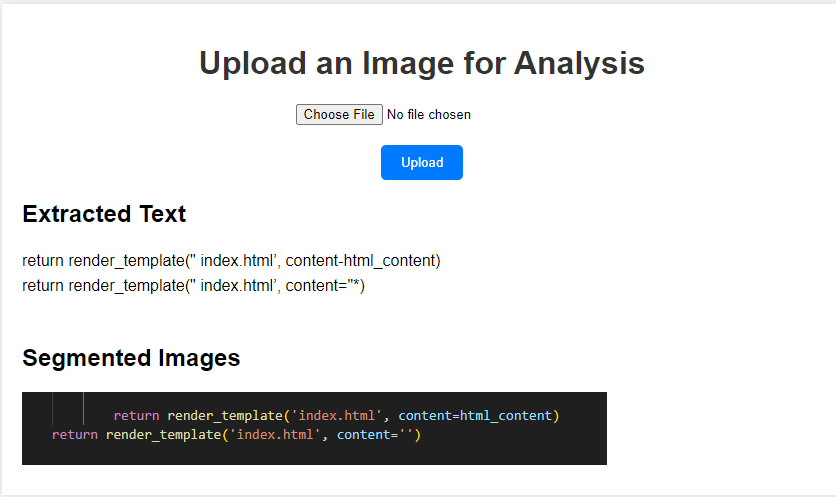
#> input picture Image_analysis_project/report/images/example.png, 836 x 497 px
$ python -i text_extraction.py   (imports and definitions only)
#> lines starting #> are read from the running program, lines starting #| are printed output that depends on the picture
import pytesseract
from PIL import Image, ImageEnhance, ImageFilter

def extract_text(image_path):
#> called with image_path = '../report/images/example.png'
    image = Image.open(image_path)
#> image is the input picture: PIL image 836x497 RGBA; mean R, G, B, A 225.7, 226.5, 227.3, 255

    # Preprocess the image: convert to grayscale, enhance contrast, apply filters
    image = image.convert('L')  # Convert to grayscale
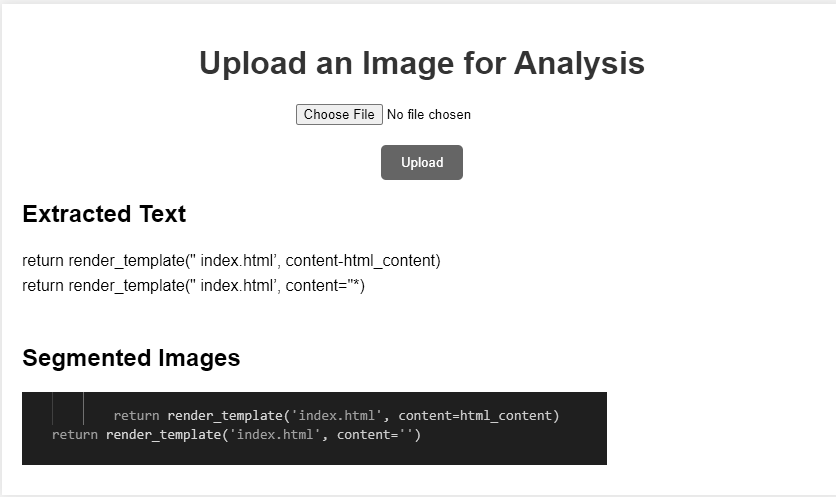
#> image: PIL image 836x497 L; min 0, max 255, mean 226.3
    image = ImageEnhance.Contrast(image).enhance(2)  # Enhance contrast
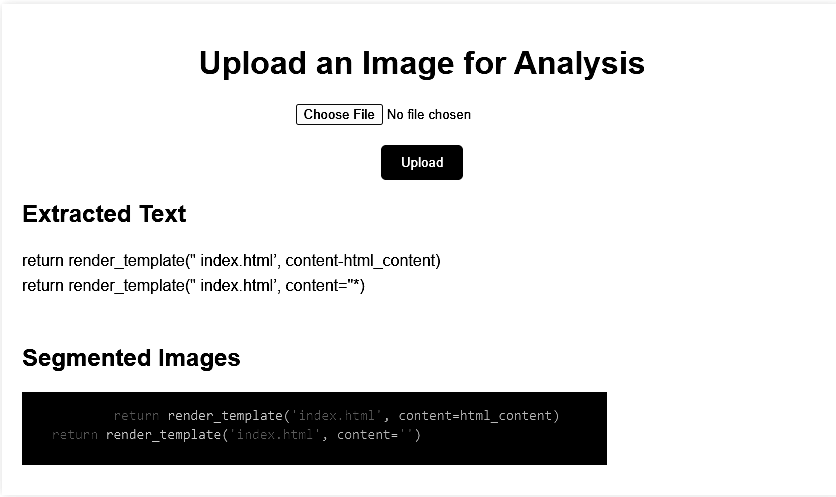
#> image: PIL image 836x497 L; min 0, max 255, mean 221.2
    image = image.filter(ImageFilter.SHARPEN)  # Apply sharpen filter

#> (the run stopped early here; a loop or call above may not have finished)
